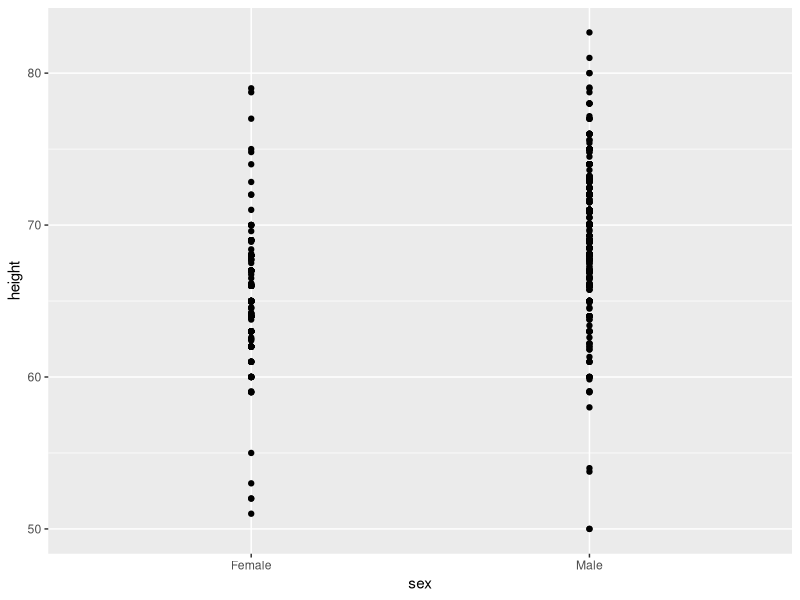
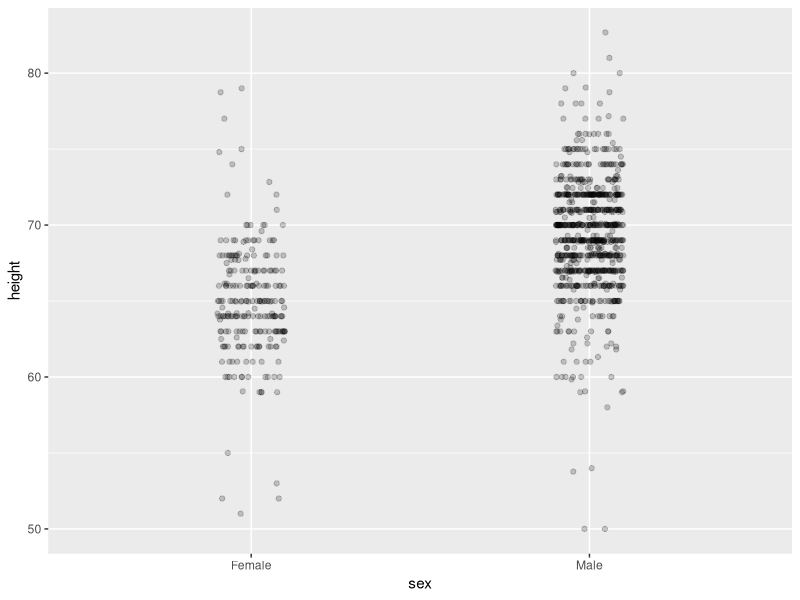
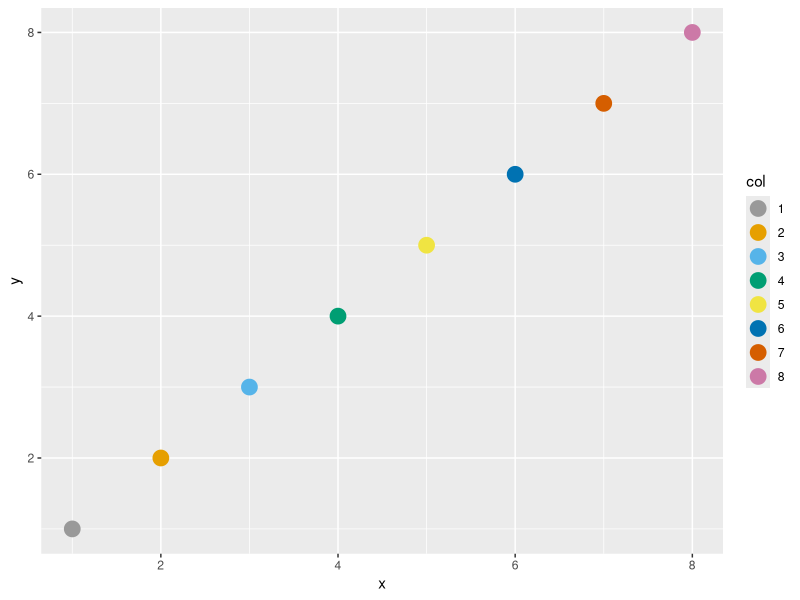

Reproduce these figures in R, in order.
## Show the Data:
## A dynamite plot - a bar graph of group averages with error bars denoting standard
## errors - provides almost no information about a distribution.
## By showing the data, you provide viewers extra information about distributions.
## Jitter is adding a small random shift to each point in order to minimize the 
## number of overlapping points. To add jitter, use the  geom_jitter() geometry 
## instead of geom_point(). (See example below.)
## Alpha blending is making points somewhat transparent, helping visualize the 
## density of overlapping points. Add an alpha argument to the geometry.

library(tidyverse)
library(dslabs)
data("heights")
## dot plot showing the data
heights %>% ggplot(aes(sex, height)) + geom_point()
## jittered, alpha blended point plot
heights %>% ggplot(aes(sex, height)) + geom_jitter(width = 0.1, alpha = 0.2)


## Ease Comparisons: Use Common Axes
## Ease comparisons by keeping axes the same when comparing data across multiple 
## plots.
## Align plots vertically to see horizontal changes. Align plots horizontally 
## to see vertical changes.
## Bar plots are useful for showing one number but not useful for showing 
## distributions.


## Consider Transformations:
## Use transformations when warranted to ease visual interpretation.
## The log transformation is useful for data with multiplicative changes. The 
## logistic transformation is useful for fold changes in odds. The square root 
## transformation is useful for count data.


## Ease Comparisons: Compared Visual Cues Should Be Adjacent
## When two groups are to be compared, it is optimal to place them adjacent 
## in the plot.
## Use color to encode groups to be compared.
## Consider using a color blind friendly palette like the one below.
color_blind_friendly_cols <- c("#999999", "#E69F00", "#56B4E9", "#009E73", 
                               "#F0E442", "#0072B2", "#D55E00", "#CC79A7")
p1 <- data.frame(x = 1:8, y = 1:8, col = as.character(1:8)) %>%
  ggplot(aes(x, y, color = col)) +
  geom_point(size = 5)
p1 + scale_color_manual(values = color_blind_friendly_cols)
